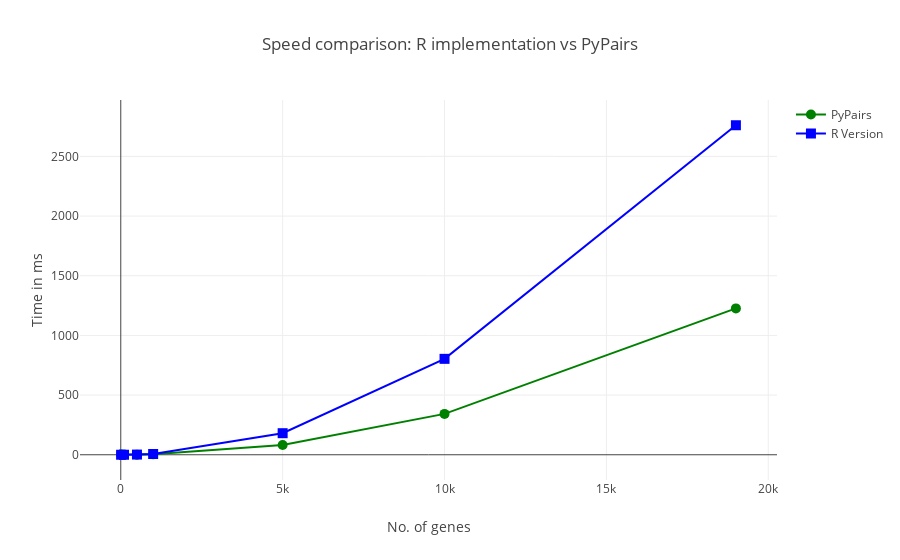

Write notebook code for a chart like this one.
### Code cell
# Create traces
trace0 = go.Scatter(
    x= [10,100,500,1000,5000,10000,19000],
    y= t_python,
    mode='markers+lines',
    marker=dict(
        symbol='circle',
        size=10,
        color='green',
    ),
    name='PyPairs'
)

trace1 = go.Scatter(
    x= [10,100,500,1000,5000,10000,19000],
    y= t_r,
    mode='markers+lines',
    marker=dict(
        symbol='square',
        size=10,
        color='blue',
    ),
    name='R Version'
)

layout = go.Layout(
    title='Speed comparison: R implementation vs PyPairs',
    xaxis=dict(
        title='No. of genes',
    ),
    yaxis=dict(
        title='Time in ms',
    )
)

data = go.Figure(data=[trace0, trace1], layout=layout)

iplot(data)

### Figure 1 — Plotly figure (JSON) as saved in the notebook; plotly's stock layout.template omitted (floating-point values rounded to 4 significant figures)
{"data": [{"marker": {"color": "green", "size": 10, "symbol": "circle"}, "mode": "markers+lines", "name": "PyPairs", "type": "scatter", "x": [10, 100, 500, 1000, 5000, 10000, 19000], "y": [1.073, 0.04848, 0.825, 3.284, 81.04, 342.4, 1226.0]}, {"marker": {"color": "blue", "size": 10, "symbol": "square"}, "mode": "markers+lines", "name": "R Version", "type": "scatter", "x": [10, 100, 500, 1000, 5000, 10000, 19000], "y": [0.01, 0.08, 1.49, 6.37, 180.6, 803.6, 2761]}], "layout": {"title": "Speed comparison: R implementation vs PyPairs", "xaxis": {"title": "No. of genes"}, "yaxis": {"title": "Time in ms"}}}
